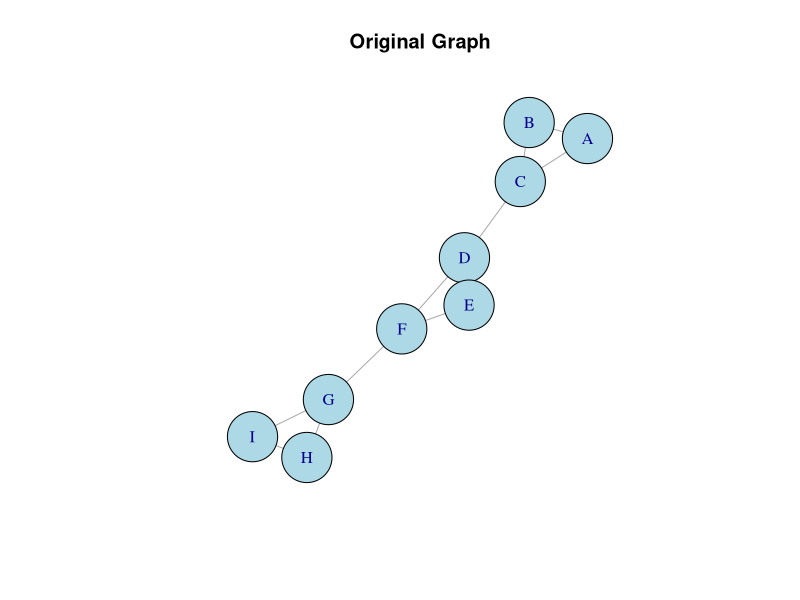
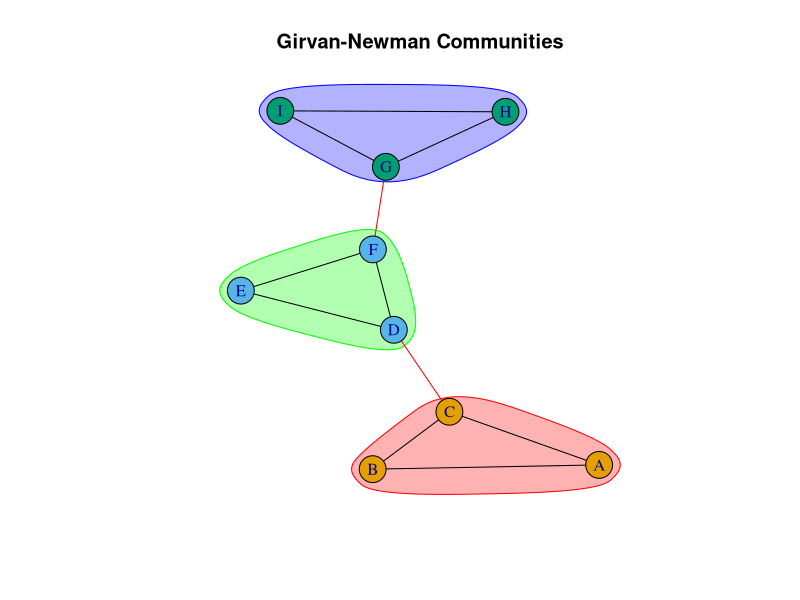
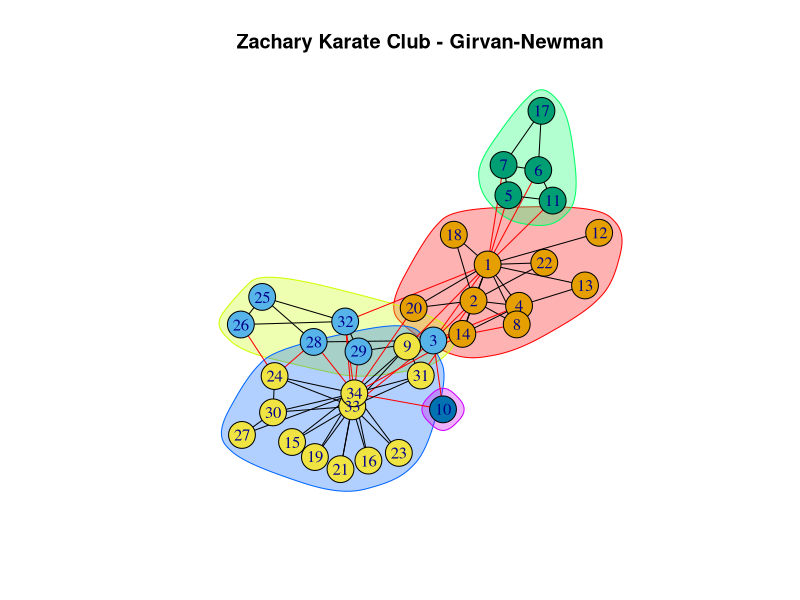
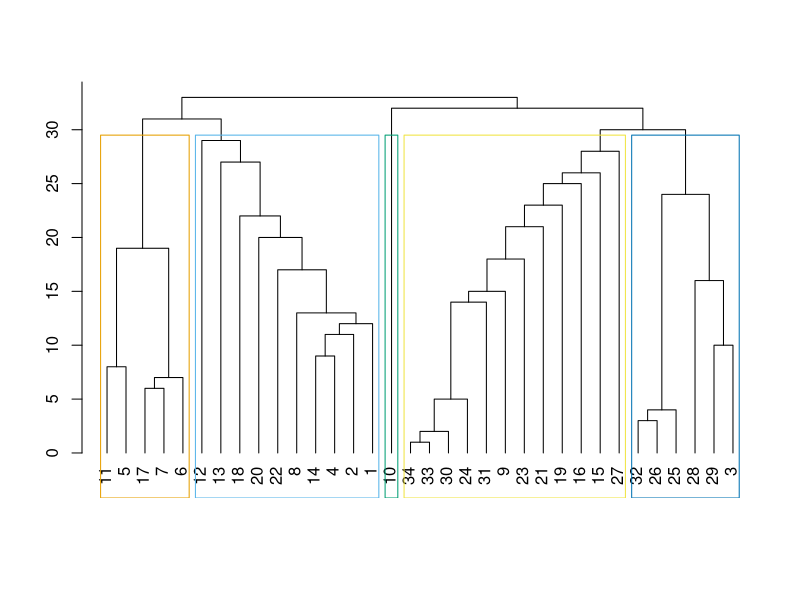

Write R code to recreate these figures, in order.
if (!require(igraph)) install.packages("igraph")
library(igraph)

g <- graph_from_literal(A-B, A-C, B-C, C-D, D-E, D-F, E-F, F-G, G-H, G-I, H-I)
plot(g, main = "Original Graph", vertex.color = "lightblue", vertex.size = 30)

g_copy <- g
step <- 1
while (components(g_copy)$no < 3) {
  eb <- edge_betweenness(g_copy)
  max_edge <- which.max(eb)
  cat("Step", step, ": removing edge", as_ids(E(g_copy)[max_edge]),
      "with betweenness", eb[max_edge], "\n")
  g_copy <- delete_edges(g_copy, max_edge)
  step <- step + 1
}
print(split(V(g_copy)$name, components(g_copy)$membership))

communities <- cluster_edge_betweenness(g)
print(communities)
cat("Number of communities:", length(communities), "\n")
cat("Modularity:", modularity(communities), "\n")
print(membership(communities))
plot(communities, g, main = "Girvan-Newman Communities")

karate <- make_graph("Zachary")
karate_comm <- cluster_edge_betweenness(karate)
cat("Karate club communities:", length(karate_comm), " Modularity:", modularity(karate_comm), "\n")
plot(karate_comm, karate, main = "Zachary Karate Club - Girvan-Newman")
dendPlot(karate_comm, mode = "hclust", main = "Dendrogram")
